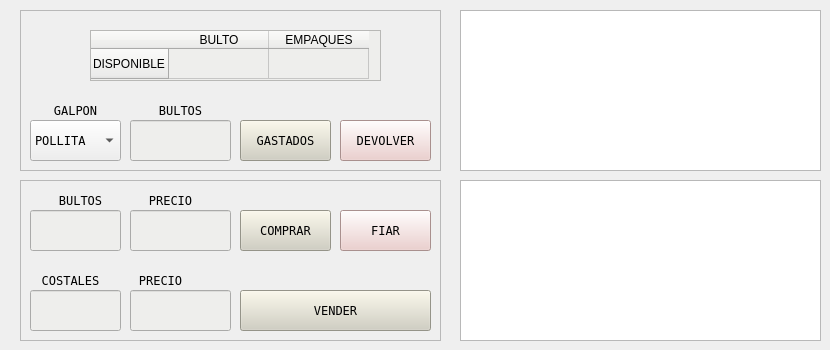
      <widget class="QWidget" name="tab_7">
       <attribute name="title">
        <string>ALIMENTO</string>
       </attribute>
       <widget class="QFrame" name="frame_5">
        <property name="geometry">
         <rect>
          <x>20</x>
          <y>10</y>
          <width>421</width>
          <height>161</height>
         </rect>
        </property>
        <property name="frameShape">
         <enum>QFrame::StyledPanel</enum>
        </property>
        <property name="frameShadow">
         <enum>QFrame::Raised</enum>
        </property>
        <widget class="QTableWidget" name="tableWidget_4">
         <property name="geometry">
          <rect>
           <x>70</x>
           <y>20</y>
           <width>291</width>
           <height>51</height>
          </rect>
         </property>
         <property name="styleSheet">
          <string notr="true">background-color: rgb(238, 238, 236);
font: 11pt &quot;Andale Mono&quot;;</string>
         </property>
         <property name="verticalScrollBarPolicy">
          <enum>Qt::ScrollBarAlwaysOff</enum>
         </property>
         <property name="horizontalScrollBarPolicy">
          <enum>Qt::ScrollBarAlwaysOff</enum>
         </property>
         <property name="autoScroll">
          <bool>false</bool>
         </property>
         <row>
          <property name="text">
           <string>DISPONIBLE</string>
          </property>
         </row>
         <column>
          <property name="text">
           <string>BULTO</string>
          </property>
         </column>
         <column>
          <property name="text">
           <string>EMPAQUES</string>
          </property>
         </column>
        </widget>
        <widget class="QPushButton" name="pushButton_15">
         <property name="geometry">
          <rect>
           <x>220</x>
           <y>110</y>
           <width>91</width>
           <height>41</height>
          </rect>
         </property>
         <property name="font">
          <font>
           <family>Andale Mono</family>
          </font>
         </property>
         <property name="styleSheet">
          <string notr="true">background-color: rgb(209, 207, 192);</string>
         </property>
         <property name="text">
          <string>GASTADOS</string>
         </property>
        </widget>
        <widget class="QLabel" name="label_55">
         <property name="geometry">
          <rect>
           <x>110</x>
           <y>80</y>
           <width>101</width>
           <height>41</height>
          </rect>
         </property>
         <property name="font">
          <font>
           <family>Andale Mono</family>
          </font>
         </property>
         <property name="text">
          <string>BULTOS</string>
         </property>
         <property name="alignment">
          <set>Qt::AlignCenter</set>
         </property>
        </widget>
        <widget class="QLineEdit" name="lineEdit_14">
         <property name="geometry">
          <rect>
           <x>110</x>
           <y>110</y>
           <width>101</width>
           <height>41</height>
          </rect>
         </property>
         <property name="styleSheet">
          <string notr="true">background-color: rgb(238, 238, 236);</string>
         </property>
        </widget>
        <widget class="QPushButton" name="pushButton_20">
         <property name="geometry">
          <rect>
           <x>320</x>
           <y>110</y>
           <width>91</width>
           <height>41</height>
          </rect>
         </property>
         <property name="font">
          <font>
           <family>Andale Mono</family>
          </font>
         </property>
         <property name="styleSheet">
          <string notr="true">background-color: rgb(236, 201, 199);</string>
         </property>
         <property name="text">
          <string>DEVOLVER</string>
         </property>
        </widget>
        <widget class="QComboBox" name="comboBox_12">
         <property name="geometry">
          <rect>
           <x>10</x>
           <y>110</y>
           <width>91</width>
           <height>41</height>
          </rect>
         </property>
         <property name="font">
          <font>
           <family>Andale Mono</family>
          </font>
         </property>
         <item>
          <property name="text">
           <string>POLLITA</string>
          </property>
         </item>
         <item>
          <property name="text">
           <string>GALLINA</string>
          </property>
         </item>
        </widget>
        <widget class="QLabel" name="label_48">
         <property name="geometry">
          <rect>
           <x>10</x>
           <y>80</y>
           <width>91</width>
           <height>41</height>
          </rect>
         </property>
         <property name="font">
          <font>
           <family>Andale Mono</family>
          </font>
         </property>
         <property name="text">
          <string>GALPON</string>
         </property>
         <property name="alignment">
          <set>Qt::AlignCenter</set>
         </property>
        </widget>
        <zorder>label_48</zorder>
        <zorder>label_55</zorder>
        <zorder>tableWidget_4</zorder>
        <zorder>pushButton_15</zorder>
        <zorder>lineEdit_14</zorder>
        <zorder>pushButton_20</zorder>
        <zorder>comboBox_12</zorder>
       </widget>
       <widget class="QFrame" name="frame_6">
        <property name="geometry">
         <rect>
          <x>20</x>
          <y>180</y>
          <width>421</width>
          <height>161</height>
         </rect>
        </property>
        <property name="frameShape">
         <enum>QFrame::StyledPanel</enum>
        </property>
        <property name="frameShadow">
         <enum>QFrame::Raised</enum>
        </property>
        <widget class="QPushButton" name="pushButton_13">
         <property name="geometry">
          <rect>
           <x>220</x>
           <y>110</y>
           <width>191</width>
           <height>41</height>
          </rect>
         </property>
         <property name="font">
          <font>
           <family>Andale Mono</family>
          </font>
         </property>
         <property name="styleSheet">
          <string notr="true">background-color: rgb(209, 207, 192);</string>
         </property>
         <property name="text">
          <string>VENDER</string>
         </property>
        </widget>
        <widget class="QPushButton" name="pushButton_14">
         <property name="geometry">
          <rect>
           <x>320</x>
           <y>30</y>
           <width>91</width>
           <height>41</height>
          </rect>
         </property>
         <property name="font">
          <font>
           <family>Andale Mono</family>
          </font>
         </property>
         <property name="styleSheet">
          <string notr="true">background-color: rgb(236, 201, 199);</string>
         </property>
         <property name="text">
          <string>FIAR</string>
         </property>
        </widget>
        <widget class="QLabel" name="label_40">
         <property name="geometry">
          <rect>
           <x>0</x>
           <y>80</y>
           <width>101</width>
           <height>41</height>
          </rect>
         </property>
         <property name="font">
          <font>
           <family>Andale Mono</family>
          </font>
         </property>
         <property name="text">
          <string>COSTALES</string>
         </property>
         <property name="alignment">
          <set>Qt::AlignCenter</set>
         </property>
        </widget>
        <widget class="QLabel" name="label_39">
         <property name="geometry">
          <rect>
           <x>10</x>
           <y>10</y>
           <width>101</width>
           <height>21</height>
          </rect>
         </property>
         <property name="font">
          <font>
           <family>Andale Mono</family>
          </font>
         </property>
         <property name="text">
          <string>BULTOS</string>
         </property>
         <property name="alignment">
          <set>Qt::AlignCenter</set>
         </property>
        </widget>
        <widget class="QPushButton" name="pushButton_9">
         <property name="geometry">
          <rect>
           <x>220</x>
           <y>30</y>
           <width>91</width>
           <height>41</height>
          </rect>
         </property>
         <property name="font">
          <font>
           <family>Andale Mono</family>
          </font>
         </property>
         <property name="styleSheet">
          <string notr="true">background-color: rgb(209, 207, 192);</string>
         </property>
         <property name="text">
          <string>COMPRAR</string>
         </property>
        </widget>
        <widget class="QLabel" name="label_38">
         <property name="geometry">
          <rect>
           <x>100</x>
           <y>10</y>
           <width>101</width>
           <height>21</height>
          </rect>
         </property>
         <property name="font">
          <font>
           <family>Andale Mono</family>
          </font>
         </property>
         <property name="text">
          <string>PRECIO</string>
         </property>
         <property name="alignment">
          <set>Qt::AlignCenter</set>
         </property>
        </widget>
        <widget class="QLabel" name="label_47">
         <property name="geometry">
          <rect>
           <x>90</x>
           <y>80</y>
           <width>101</width>
           <height>41</height>
          </rect>
         </property>
         <property name="font">
          <font>
           <family>Andale Mono</family>
          </font>
         </property>
         <property name="text">
          <string>PRECIO</string>
         </property>
         <property name="alignment">
          <set>Qt::AlignCenter</set>
         </property>
        </widget>
        <widget class="QLineEdit" name="lineEdit_10">
         <property name="geometry">
          <rect>
           <x>10</x>
           <y>30</y>
           <width>91</width>
           <height>41</height>
          </rect>
         </property>
         <property name="styleSheet">
          <string notr="true">background-color: rgb(238, 238, 236);</string>
         </property>
        </widget>
        <widget class="QLineEdit" name="lineEdit_11">
         <property name="geometry">
          <rect>
           <x>10</x>
           <y>110</y>
           <width>91</width>
           <height>41</height>
          </rect>
         </property>
         <property name="styleSheet">
          <string notr="true">background-color: rgb(238, 238, 236);</string>
         </property>
        </widget>
        <widget class="QLineEdit" name="lineEdit_12">
         <property name="geometry">
          <rect>
           <x>110</x>
           <y>30</y>
           <width>101</width>
           <height>41</height>
          </rect>
         </property>
         <property name="styleSheet">
          <string notr="true">background-color: rgb(238, 238, 236);</string>
         </property>
        </widget>
        <widget class="QLineEdit" name="lineEdit_13">
         <property name="geometry">
          <rect>
           <x>110</x>
           <y>110</y>
           <width>101</width>
           <height>41</height>
          </rect>
         </property>
         <property name="styleSheet">
          <string notr="true">background-color: rgb(238, 238, 236);</string>
         </property>
        </widget>
        <zorder>label_47</zorder>
        <zorder>label_38</zorder>
        <zorder>pushButton_13</zorder>
        <zorder>pushButton_14</zorder>
        <zorder>label_40</zorder>
        <zorder>label_39</zorder>
        <zorder>pushButton_9</zorder>
        <zorder>lineEdit_10</zorder>
        <zorder>lineEdit_11</zorder>
        <zorder>lineEdit_12</zorder>
        <zorder>lineEdit_13</zorder>
       </widget>
       <widget class="PlotWidget" name="graphicsView_4">
        <property name="geometry">
         <rect>
          <x>460</x>
          <y>10</y>
          <width>361</width>
          <height>161</height>
         </rect>
        </property>
       </widget>
       <widget class="PlotWidget" name="graphicsView_5">
        <property name="geometry">
         <rect>
          <x>460</x>
          <y>180</y>
          <width>361</width>
          <height>161</height>
         </rect>
        </property>
       </widget>
      </widget>
